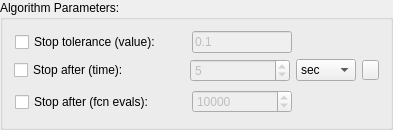
              <widget class="QGroupBox" name="Estimation_Tab7_NL_ParametersGB">
               <property name="sizePolicy">
                <sizepolicy hsizetype="Fixed" vsizetype="Fixed">
                 <horstretch>0</horstretch>
                 <verstretch>0</verstretch>
                </sizepolicy>
               </property>
               <property name="minimumSize">
                <size>
                 <width>0</width>
                 <height>130</height>
                </size>
               </property>
               <property name="maximumSize">
                <size>
                 <width>16777215</width>
                 <height>130</height>
                </size>
               </property>
               <property name="font">
                <font>
                 <weight>50</weight>
                 <bold>false</bold>
                </font>
               </property>
               <property name="toolTip">
                <string>These options allow the user to halt Estimation execution in a particular way</string>
               </property>
               <property name="statusTip">
                <string>These options allow the user to halt Estimation execution in a particular way</string>
               </property>
               <property name="whatsThis">
                <string>&lt;html&gt;&lt;head/&gt;&lt;body&gt;&lt;p align=&quot;center&quot;&gt;&lt;span style=&quot; font-weight:600;&quot;&gt;Estimation Halting&lt;/span&gt;&lt;/p&gt;&lt;p&gt;This set of Stop checkboxes will halt Estimation execution after either:&lt;/p&gt;&lt;p&gt;[1] A particular fitness value has been reached&lt;/p&gt;&lt;p&gt;[2] A specific number of seconds have passed&lt;/p&gt;&lt;p&gt;[3] A specific number of iterations have been completed&lt;/p&gt;&lt;/body&gt;&lt;/html&gt;</string>
               </property>
               <property name="title">
                <string>Algorithm Parameters:</string>
               </property>
               <layout class="QGridLayout" name="gridLayout_3">
                <item row="2" column="0" rowspan="2">
                 <layout class="QHBoxLayout" name="horizontalLayout_37">
                  <item>
                   <widget class="QCheckBox" name="Estimation_Tab7_NL_StopAfterIterCB">
                    <property name="sizePolicy">
                     <sizepolicy hsizetype="Fixed" vsizetype="Fixed">
                      <horstretch>0</horstretch>
                      <verstretch>0</verstretch>
                     </sizepolicy>
                    </property>
                    <property name="minimumSize">
                     <size>
                      <width>170</width>
                      <height>0</height>
                     </size>
                    </property>
                    <property name="maximumSize">
                     <size>
                      <width>170</width>
                      <height>16777215</height>
                     </size>
                    </property>
                    <property name="toolTip">
                     <string>Estimation execution stops when this many function evaluations have been completed</string>
                    </property>
                    <property name="statusTip">
                     <string>Estimation execution stops when this many function evaluations have been completed</string>
                    </property>
                    <property name="whatsThis">
                     <string>&lt;html&gt;&lt;head/&gt;&lt;body&gt;&lt;p align=&quot;center&quot;&gt;&lt;span style=&quot; font-weight:600;&quot;&gt;Estimation Halting&lt;/span&gt;&lt;/p&gt;&lt;p&gt;This set of Stop checkboxes will halt Estimation execution after either:&lt;/p&gt;&lt;p&gt;[1] A particular fitness value has been reached&lt;/p&gt;&lt;p&gt;[2] A specific number of seconds have passed&lt;/p&gt;&lt;p&gt;[3] A specific number of function evaluations have been completed&lt;/p&gt;&lt;/body&gt;&lt;/html&gt;</string>
                    </property>
                    <property name="text">
                     <string>Stop after (fcn evals):</string>
                    </property>
                   </widget>
                  </item>
                  <item>
                   <widget class="QSpinBox" name="Estimation_Tab7_NL_StopAfterIterSB">
                    <property name="enabled">
                     <bool>false</bool>
                    </property>
                    <property name="sizePolicy">
                     <sizepolicy hsizetype="Fixed" vsizetype="Fixed">
                      <horstretch>0</horstretch>
                      <verstretch>0</verstretch>
                     </sizepolicy>
                    </property>
                    <property name="minimumSize">
                     <size>
                      <width>100</width>
                      <height>0</height>
                     </size>
                    </property>
                    <property name="maximumSize">
                     <size>
                      <width>100</width>
                      <height>16777215</height>
                     </size>
                    </property>
                    <property name="toolTip">
                     <string>Estimation execution stops when this many function evaluations have been completed</string>
                    </property>
                    <property name="statusTip">
                     <string>Estimation execution stops when this many function evaluations have been completed</string>
                    </property>
                    <property name="whatsThis">
                     <string>&lt;html&gt;&lt;head/&gt;&lt;body&gt;&lt;p align=&quot;center&quot;&gt;&lt;span style=&quot; font-weight:600;&quot;&gt;Estimation Halting&lt;/span&gt;&lt;/p&gt;&lt;p&gt;This set of Stop checkboxes will halt Estimation execution after either:&lt;/p&gt;&lt;p&gt;[1] A particular fitness value has been reached&lt;/p&gt;&lt;p&gt;[2] A specific number of seconds have passed&lt;/p&gt;&lt;p&gt;[3] A specific number of function evaluations have been completed&lt;/p&gt;&lt;/body&gt;&lt;/html&gt;</string>
                    </property>
                    <property name="minimum">
                     <number>1</number>
                    </property>
                    <property name="maximum">
                     <number>10000000</number>
                    </property>
                    <property name="value">
                     <number>10000</number>
                    </property>
                   </widget>
                  </item>
                  <item>
                   <spacer name="horizontalSpacer_19">
                    <property name="orientation">
                     <enum>Qt::Horizontal</enum>
                    </property>
                    <property name="sizeType">
                     <enum>QSizePolicy::Fixed</enum>
                    </property>
                    <property name="sizeHint" stdset="0">
                     <size>
                      <width>84</width>
                      <height>20</height>
                     </size>
                    </property>
                   </spacer>
                  </item>
                 </layout>
                </item>
                <item row="0" column="0">
                 <layout class="QHBoxLayout" name="horizontalLayout_35">
                  <item>
                   <widget class="QCheckBox" name="Estimation_Tab7_NL_StopAfterValueCB">
                    <property name="sizePolicy">
                     <sizepolicy hsizetype="Fixed" vsizetype="Fixed">
                      <horstretch>0</horstretch>
                      <verstretch>0</verstretch>
                     </sizepolicy>
                    </property>
                    <property name="minimumSize">
                     <size>
                      <width>170</width>
                      <height>0</height>
                     </size>
                    </property>
                    <property name="maximumSize">
                     <size>
                      <width>170</width>
                      <height>16777215</height>
                     </size>
                    </property>
                    <property name="toolTip">
                     <string>Estimation execution stops when the fitness tolerance reaches this number</string>
                    </property>
                    <property name="statusTip">
                     <string>Estimation execution stops when the fitness tolerance reaches this number</string>
                    </property>
                    <property name="whatsThis">
                     <string>&lt;html&gt;&lt;head/&gt;&lt;body&gt;&lt;p align=&quot;center&quot;&gt;&lt;span style=&quot; font-weight:600;&quot;&gt;Estimation Halting&lt;/span&gt;&lt;/p&gt;&lt;p&gt;This set of Stop checkboxes will halt Estimation execution after either:&lt;/p&gt;&lt;p&gt;[1] A particular fitness tolerance has been reached. A tolerance is defined as the difference between the current fitness value and the previous fitness value.&lt;/p&gt;&lt;p&gt;[2] A specific number of seconds have passed&lt;/p&gt;&lt;p&gt;[3] A specific number of iterations have been completed&lt;/p&gt;&lt;/body&gt;&lt;/html&gt;</string>
                    </property>
                    <property name="text">
                     <string>Stop tolerance (value):</string>
                    </property>
                   </widget>
                  </item>
                  <item>
                   <widget class="QLineEdit" name="Estimation_Tab7_NL_StopAfterValueLE">
                    <property name="enabled">
                     <bool>false</bool>
                    </property>
                    <property name="sizePolicy">
                     <sizepolicy hsizetype="Fixed" vsizetype="Fixed">
                      <horstretch>0</horstretch>
                      <verstretch>0</verstretch>
                     </sizepolicy>
                    </property>
                    <property name="minimumSize">
                     <size>
                      <width>100</width>
                      <height>0</height>
                     </size>
                    </property>
                    <property name="maximumSize">
                     <size>
                      <width>100</width>
                      <height>16777215</height>
                     </size>
                    </property>
                    <property name="toolTip">
                     <string>Estimation execution stops when the fitness value reaches this number</string>
                    </property>
                    <property name="statusTip">
                     <string>Estimation execution stops when the fitness value reaches this number</string>
                    </property>
                    <property name="whatsThis">
                     <string>&lt;html&gt;&lt;head/&gt;&lt;body&gt;&lt;p align=&quot;center&quot;&gt;&lt;span style=&quot; font-weight:600;&quot;&gt;Estimation Halting&lt;/span&gt;&lt;/p&gt;&lt;p&gt;This set of Stop checkboxes will halt Estimation execution after either:&lt;/p&gt;&lt;p&gt;[1] A particular fitness value has been reached&lt;/p&gt;&lt;p&gt;[2] A specific number of seconds have passed&lt;/p&gt;&lt;p&gt;[3] A specific number of iterations have been completed&lt;/p&gt;&lt;/body&gt;&lt;/html&gt;</string>
                    </property>
                    <property name="text">
                     <string>0.1</string>
                    </property>
                   </widget>
                  </item>
                  <item>
                   <spacer name="horizontalSpacer_18">
                    <property name="orientation">
                     <enum>Qt::Horizontal</enum>
                    </property>
                    <property name="sizeType">
                     <enum>QSizePolicy::Fixed</enum>
                    </property>
                    <property name="sizeHint" stdset="0">
                     <size>
                      <width>84</width>
                      <height>20</height>
                     </size>
                    </property>
                   </spacer>
                  </item>
                 </layout>
                </item>
                <item row="1" column="0">
                 <layout class="QHBoxLayout" name="horizontalLayout_36">
                  <item>
                   <widget class="QCheckBox" name="Estimation_Tab7_NL_StopAfterTimeCB">
                    <property name="sizePolicy">
                     <sizepolicy hsizetype="Fixed" vsizetype="Fixed">
                      <horstretch>0</horstretch>
                      <verstretch>0</verstretch>
                     </sizepolicy>
                    </property>
                    <property name="minimumSize">
                     <size>
                      <width>170</width>
                      <height>0</height>
                     </size>
                    </property>
                    <property name="maximumSize">
                     <size>
                      <width>170</width>
                      <height>16777215</height>
                     </size>
                    </property>
                    <property name="toolTip">
                     <string>Estimation execution stops when this amount of time has passed</string>
                    </property>
                    <property name="statusTip">
                     <string>Estimation execution stops when this amount of time has passed</string>
                    </property>
                    <property name="whatsThis">
                     <string>&lt;html&gt;&lt;head/&gt;&lt;body&gt;&lt;p align=&quot;center&quot;&gt;&lt;span style=&quot; font-weight:600;&quot;&gt;Estimation Halting&lt;/span&gt;&lt;/p&gt;&lt;p&gt;This set of Stop checkboxes will halt Estimation execution after either:&lt;/p&gt;&lt;p&gt;[1] A particular fitness value has been reached&lt;/p&gt;&lt;p&gt;[2] A specific number of seconds have passed&lt;/p&gt;&lt;p&gt;[3] A specific number of iterations have been completed&lt;/p&gt;&lt;/body&gt;&lt;/html&gt;</string>
                    </property>
                    <property name="text">
                     <string>Stop after (time):</string>
                    </property>
                   </widget>
                  </item>
                  <item>
                   <widget class="QSpinBox" name="Estimation_Tab7_NL_StopAfterTimeSB">
                    <property name="enabled">
                     <bool>false</bool>
                    </property>
                    <property name="sizePolicy">
                     <sizepolicy hsizetype="Fixed" vsizetype="Fixed">
                      <horstretch>0</horstretch>
                      <verstretch>0</verstretch>
                     </sizepolicy>
                    </property>
                    <property name="minimumSize">
                     <size>
                      <width>100</width>
                      <height>0</height>
                     </size>
                    </property>
                    <property name="maximumSize">
                     <size>
                      <width>100</width>
                      <height>16777215</height>
                     </size>
                    </property>
                    <property name="toolTip">
                     <string>Estimation execution stops when this amount of time has passed</string>
                    </property>
                    <property name="statusTip">
                     <string>Estimation execution stops when this amount of time has passed</string>
                    </property>
                    <property name="whatsThis">
                     <string>&lt;html&gt;&lt;head/&gt;&lt;body&gt;&lt;p align=&quot;center&quot;&gt;&lt;span style=&quot; font-weight:600;&quot;&gt;Estimation Halting&lt;/span&gt;&lt;/p&gt;&lt;p&gt;This set of Stop checkboxes will halt Estimation execution after either:&lt;/p&gt;&lt;p&gt;[1] A particular fitness value has been reached&lt;/p&gt;&lt;p&gt;[2] A specific number of seconds have passed&lt;/p&gt;&lt;p&gt;[3] A specific number of iterations have been completed&lt;/p&gt;&lt;/body&gt;&lt;/html&gt;</string>
                    </property>
                    <property name="minimum">
                     <number>1</number>
                    </property>
                    <property name="maximum">
                     <number>3600</number>
                    </property>
                    <property name="value">
                     <number>5</number>
                    </property>
                   </widget>
                  </item>
                  <item>
                   <widget class="QComboBox" name="Estimation_Tab7_NL_StopAfterTimeUnitsCMB">
                    <property name="sizePolicy">
                     <sizepolicy hsizetype="Fixed" vsizetype="Fixed">
                      <horstretch>0</horstretch>
                      <verstretch>0</verstretch>
                     </sizepolicy>
                    </property>
                    <property name="minimumSize">
                     <size>
                      <width>60</width>
                      <height>0</height>
                     </size>
                    </property>
                    <property name="maximumSize">
                     <size>
                      <width>60</width>
                      <height>16777215</height>
                     </size>
                    </property>
                    <property name="toolTip">
                     <string>Time units to stop after</string>
                    </property>
                    <property name="statusTip">
                     <string>Time units to stop after</string>
                    </property>
                    <property name="whatsThis">
                     <string>&lt;html&gt;&lt;head/&gt;&lt;body&gt;&lt;p align=&quot;center&quot;&gt;&lt;span style=&quot; font-weight:600;&quot;&gt;Time Units&lt;/span&gt;&lt;/p&gt;&lt;p&gt;Units of time used for the Stop after (time) option. &lt;/p&gt;&lt;/body&gt;&lt;/html&gt;</string>
                    </property>
                    <item>
                     <property name="text">
                      <string>sec</string>
                     </property>
                    </item>
                    <item>
                     <property name="text">
                      <string>min</string>
                     </property>
                    </item>
                    <item>
                     <property name="text">
                      <string>hour</string>
                     </property>
                    </item>
                   </widget>
                  </item>
                  <item>
                   <widget class="QPushButton" name="Estimation_Tab7_NL_TimeUnitsLockPB">
                    <property name="sizePolicy">
                     <sizepolicy hsizetype="Fixed" vsizetype="Fixed">
                      <horstretch>0</horstretch>
                      <verstretch>0</verstretch>
                     </sizepolicy>
                    </property>
                    <property name="minimumSize">
                     <size>
                      <width>17</width>
                      <height>20</height>
                     </size>
                    </property>
                    <property name="maximumSize">
                     <size>
                      <width>17</width>
                      <height>20</height>
                     </size>
                    </property>
                    <property name="toolTip">
                     <string>Locks/unlocks the time units pulldown to the left</string>
                    </property>
                    <property name="statusTip">
                     <string>Locks/unlocks the time units pulldown to the left</string>
                    </property>
                    <property name="text">
                     <string/>
                    </property>
                    <property name="checkable">
                     <bool>true</bool>
                    </property>
                   </widget>
                  </item>
                 </layout>
                </item>
               </layout>
              </widget>
